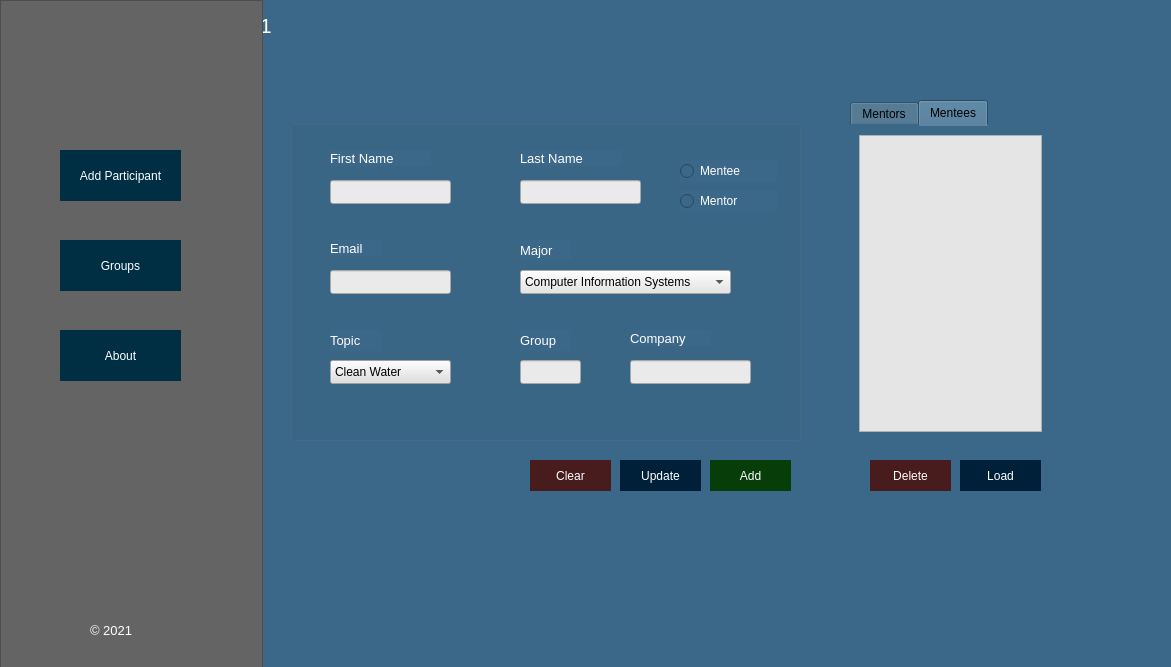
<?xml version="1.0" encoding="UTF-8"?>
<ui version="4.0">
 <class>home</class>
 <widget class="QMainWindow" name="home">
  <property name="geometry">
   <rect>
    <x>0</x>
    <y>0</y>
    <width>1171</width>
    <height>667</height>
   </rect>
  </property>
  <property name="windowTitle">
   <string>home</string>
  </property>
  <property name="styleSheet">
   <string notr="true">background-color: rgb(59, 103, 136);</string>
  </property>
  <widget class="QWidget" name="FullWindow">
   <property name="styleSheet">
    <string notr="true">background-color: rgb(59, 103, 136);</string>
   </property>
   <widget class="QStackedWidget" name="pagesWidget">
    <property name="geometry">
     <rect>
      <x>250</x>
      <y>0</y>
      <width>911</width>
      <height>641</height>
     </rect>
    </property>
    <property name="styleSheet">
     <string notr="true"/>
    </property>
    <property name="currentIndex">
     <number>1</number>
    </property>
    <widget class="QWidget" name="page_1">
     <widget class="QLabel" name="label">
      <property name="geometry">
       <rect>
        <x>30</x>
        <y>10</y>
        <width>21</width>
        <height>51</height>
       </rect>
      </property>
      <property name="font">
       <font>
        <pointsize>16</pointsize>
       </font>
      </property>
      <property name="styleSheet">
       <string notr="true">color: rgb(255, 255, 255);</string>
      </property>
      <property name="text">
       <string>0</string>
      </property>
     </widget>
     <widget class="QLabel" name="label_5">
      <property name="geometry">
       <rect>
        <x>230</x>
        <y>40</y>
        <width>531</width>
        <height>341</height>
       </rect>
      </property>
      <property name="styleSheet">
       <string notr="true">image: url(:/images/images/cuny-hackathon.png);</string>
      </property>
      <property name="text">
       <string/>
      </property>
     </widget>
     <widget class="QLabel" name="label_16">
      <property name="geometry">
       <rect>
        <x>120</x>
        <y>350</y>
        <width>761</width>
        <height>71</height>
       </rect>
      </property>
      <property name="font">
       <font>
        <pointsize>22</pointsize>
        <underline>true</underline>
       </font>
      </property>
      <property name="text">
       <string>Welcome To the Makeathon Management App</string>
      </property>
     </widget>
     <widget class="QLabel" name="label_17">
      <property name="geometry">
       <rect>
        <x>160</x>
        <y>440</y>
        <width>431</width>
        <height>21</height>
       </rect>
      </property>
      <property name="font">
       <font>
        <pointsize>10</pointsize>
       </font>
      </property>
      <property name="text">
       <string>Here, you can add and delete participants to a database. </string>
      </property>
     </widget>
     <widget class="QLabel" name="label_18">
      <property name="geometry">
       <rect>
        <x>160</x>
        <y>480</y>
        <width>431</width>
        <height>21</height>
       </rect>
      </property>
      <property name="font">
       <font>
        <pointsize>10</pointsize>
       </font>
      </property>
      <property name="text">
       <string>You can also edit their data, and and add them to groups.</string>
      </property>
     </widget>
     <widget class="QLabel" name="label_19">
      <property name="geometry">
       <rect>
        <x>160</x>
        <y>520</y>
        <width>271</width>
        <height>21</height>
       </rect>
      </property>
      <property name="font">
       <font>
        <pointsize>10</pointsize>
       </font>
      </property>
      <property name="text">
       <string>All changes are saved in real time.</string>
      </property>
     </widget>
    </widget>
    <widget class="QWidget" name="page_2">
     <widget class="QLabel" name="label_2">
      <property name="geometry">
       <rect>
        <x>10</x>
        <y>0</y>
        <width>21</width>
        <height>51</height>
       </rect>
      </property>
      <property name="font">
       <font>
        <pointsize>16</pointsize>
       </font>
      </property>
      <property name="styleSheet">
       <string notr="true">color: rgb(255, 255, 255);</string>
      </property>
      <property name="text">
       <string>1</string>
      </property>
     </widget>
     <widget class="QGroupBox" name="addParticipant_form">
      <property name="geometry">
       <rect>
        <x>40</x>
        <y>120</y>
        <width>511</width>
        <height>321</height>
       </rect>
      </property>
      <property name="title">
       <string/>
      </property>
      <widget class="QLabel" name="label_6">
       <property name="geometry">
        <rect>
         <x>40</x>
         <y>30</y>
         <width>101</width>
         <height>16</height>
        </rect>
       </property>
       <property name="font">
        <font>
         <pointsize>10</pointsize>
        </font>
       </property>
       <property name="styleSheet">
        <string notr="true">color: rgb(255, 255, 255);</string>
       </property>
       <property name="text">
        <string>First Name</string>
       </property>
      </widget>
      <widget class="QLineEdit" name="first_name">
       <property name="geometry">
        <rect>
         <x>40</x>
         <y>60</y>
         <width>121</width>
         <height>24</height>
        </rect>
       </property>
       <property name="styleSheet">
        <string notr="true">background-color: rgb(234, 234, 234);</string>
       </property>
      </widget>
      <widget class="QLabel" name="label_8">
       <property name="geometry">
        <rect>
         <x>230</x>
         <y>30</y>
         <width>101</width>
         <height>16</height>
        </rect>
       </property>
       <property name="font">
        <font>
         <pointsize>10</pointsize>
        </font>
       </property>
       <property name="styleSheet">
        <string notr="true">color: rgb(255, 255, 255);</string>
       </property>
       <property name="text">
        <string>Last Name</string>
       </property>
      </widget>
      <widget class="QLineEdit" name="last_name">
       <property name="geometry">
        <rect>
         <x>230</x>
         <y>60</y>
         <width>121</width>
         <height>24</height>
        </rect>
       </property>
       <property name="styleSheet">
        <string notr="true">background-color: rgb(234, 234, 234);</string>
       </property>
      </widget>
      <widget class="QLabel" name="label_7">
       <property name="geometry">
        <rect>
         <x>40</x>
         <y>120</y>
         <width>51</width>
         <height>16</height>
        </rect>
       </property>
       <property name="font">
        <font>
         <pointsize>10</pointsize>
        </font>
       </property>
       <property name="styleSheet">
        <string notr="true">color: rgb(255, 255, 255);</string>
       </property>
       <property name="text">
        <string>Email</string>
       </property>
      </widget>
      <widget class="QLineEdit" name="email">
       <property name="geometry">
        <rect>
         <x>40</x>
         <y>150</y>
         <width>121</width>
         <height>24</height>
        </rect>
       </property>
       <property name="styleSheet">
        <string notr="true">background-color: rgb(234, 234, 234);</string>
       </property>
      </widget>
      <widget class="QLabel" name="label_9">
       <property name="geometry">
        <rect>
         <x>230</x>
         <y>120</y>
         <width>51</width>
         <height>21</height>
        </rect>
       </property>
       <property name="font">
        <font>
         <pointsize>10</pointsize>
        </font>
       </property>
       <property name="styleSheet">
        <string notr="true">color: rgb(255, 255, 255);</string>
       </property>
       <property name="text">
        <string>Major</string>
       </property>
      </widget>
      <widget class="QComboBox" name="choose_major">
       <property name="geometry">
        <rect>
         <x>230</x>
         <y>150</y>
         <width>211</width>
         <height>24</height>
        </rect>
       </property>
       <property name="styleSheet">
        <string notr="true">background-color: rgb(230, 230, 230);
color: rgb(0, 0, 0);</string>
       </property>
       <item>
        <property name="text">
         <string>Computer Information Systems</string>
        </property>
       </item>
       <item>
        <property name="text">
         <string>Computer Network Technology</string>
        </property>
       </item>
       <item>
        <property name="text">
         <string>Computer Science</string>
        </property>
       </item>
       <item>
        <property name="text">
         <string>Engeneering Science</string>
        </property>
       </item>
       <item>
        <property name="text">
         <string>Geographyc Information Science</string>
        </property>
       </item>
      </widget>
      <widget class="QLabel" name="label_10">
       <property name="geometry">
        <rect>
         <x>40</x>
         <y>210</y>
         <width>51</width>
         <height>21</height>
        </rect>
       </property>
       <property name="font">
        <font>
         <pointsize>10</pointsize>
        </font>
       </property>
       <property name="styleSheet">
        <string notr="true">color: rgb(255, 255, 255);</string>
       </property>
       <property name="text">
        <string>Topic</string>
       </property>
      </widget>
      <widget class="QComboBox" name="topic">
       <property name="geometry">
        <rect>
         <x>40</x>
         <y>240</y>
         <width>121</width>
         <height>24</height>
        </rect>
       </property>
       <property name="styleSheet">
        <string notr="true">color: rgb(0, 0, 0);
background-color: rgb(223, 223, 223);</string>
       </property>
       <item>
        <property name="text">
         <string>Clean Water</string>
        </property>
       </item>
       <item>
        <property name="text">
         <string>Good Health </string>
        </property>
       </item>
       <item>
        <property name="text">
         <string>Green Consumption</string>
        </property>
       </item>
       <item>
        <property name="text">
         <string>Quality Education</string>
        </property>
       </item>
       <item>
        <property name="text">
         <string>Racial Justice</string>
        </property>
       </item>
       <item>
        <property name="text">
         <string>Zero Hunger</string>
        </property>
       </item>
      </widget>
      <widget class="QLabel" name="label_11">
       <property name="geometry">
        <rect>
         <x>230</x>
         <y>210</y>
         <width>51</width>
         <height>21</height>
        </rect>
       </property>
       <property name="font">
        <font>
         <pointsize>10</pointsize>
        </font>
       </property>
       <property name="styleSheet">
        <string notr="true">color: rgb(255, 255, 255);</string>
       </property>
       <property name="text">
        <string>Group</string>
       </property>
      </widget>
      <widget class="QLineEdit" name="group_id">
       <property name="geometry">
        <rect>
         <x>230</x>
         <y>240</y>
         <width>61</width>
         <height>24</height>
        </rect>
       </property>
       <property name="styleSheet">
        <string notr="true">background-color: rgb(234, 234, 234);</string>
       </property>
      </widget>
      <widget class="QRadioButton" name="mentor_role">
       <property name="geometry">
        <rect>
         <x>390</x>
         <y>70</y>
         <width>97</width>
         <height>22</height>
        </rect>
       </property>
       <property name="styleSheet">
        <string notr="true">color: rgb(255, 255, 255);</string>
       </property>
       <property name="text">
        <string>Mentor</string>
       </property>
      </widget>
      <widget class="QRadioButton" name="mentee_role">
       <property name="geometry">
        <rect>
         <x>390</x>
         <y>40</y>
         <width>97</width>
         <height>22</height>
        </rect>
       </property>
       <property name="styleSheet">
        <string notr="true">color: rgb(255, 255, 255);</string>
       </property>
       <property name="text">
        <string>Mentee</string>
       </property>
      </widget>
      <widget class="QLabel" name="label_12">
       <property name="geometry">
        <rect>
         <x>340</x>
         <y>210</y>
         <width>81</width>
         <height>16</height>
        </rect>
       </property>
       <property name="font">
        <font>
         <pointsize>10</pointsize>
        </font>
       </property>
       <property name="styleSheet">
        <string notr="true">color: rgb(255, 255, 255);</string>
       </property>
       <property name="text">
        <string>Company</string>
       </property>
      </widget>
      <widget class="QLineEdit" name="company">
       <property name="geometry">
        <rect>
         <x>340</x>
         <y>240</y>
         <width>121</width>
         <height>24</height>
        </rect>
       </property>
       <property name="styleSheet">
        <string notr="true">background-color: rgb(234, 234, 234);</string>
       </property>
      </widget>
     </widget>
     <widget class="QPushButton" name="insert_participant">
      <property name="geometry">
       <rect>
        <x>460</x>
        <y>460</y>
        <width>81</width>
        <height>31</height>
       </rect>
      </property>
      <property name="styleSheet">
       <string notr="true">color: rgb(255, 255, 255);
background-color: rgb(6, 61, 8);
border: none;
padding: 5px;</string>
      </property>
      <property name="text">
       <string>Add</string>
      </property>
     </widget>
     <widget class="QPushButton" name="clear_lines">
      <property name="geometry">
       <rect>
        <x>280</x>
        <y>460</y>
        <width>81</width>
        <height>31</height>
       </rect>
      </property>
      <property name="styleSheet">
       <string notr="true">color: rgb(255, 255, 255);
background-color:  rgb(72, 28, 28);
border: none;
padding: 5px;</string>
      </property>
      <property name="text">
       <string>Clear</string>
      </property>
     </widget>
     <widget class="QPushButton" name="delete_selected">
      <property name="geometry">
       <rect>
        <x>620</x>
        <y>460</y>
        <width>81</width>
        <height>31</height>
       </rect>
      </property>
      <property name="styleSheet">
       <string notr="true">color: rgb(255, 255, 255);
background-color:  rgb(72, 28, 28);
border: none;
padding: 5px;</string>
      </property>
      <property name="text">
       <string>Delete</string>
      </property>
     </widget>
     <widget class="QPushButton" name="load_participantList">
      <property name="geometry">
       <rect>
        <x>710</x>
        <y>460</y>
        <width>81</width>
        <height>31</height>
       </rect>
      </property>
      <property name="styleSheet">
       <string notr="true">color: rgb(255, 255, 255);
background-color: rgb(25, 25, 25);
background-color: rgb(0, 32, 57);
border: none;
padding: 5px;</string>
      </property>
      <property name="text">
       <string>Load</string>
      </property>
     </widget>
     <widget class="QPushButton" name="update_participant_data">
      <property name="geometry">
       <rect>
        <x>370</x>
        <y>460</y>
        <width>81</width>
        <height>31</height>
       </rect>
      </property>
      <property name="styleSheet">
       <string notr="true">color: rgb(255, 255, 255);
background-color: rgb(25, 25, 25);
background-color: rgb(0, 32, 57);
border: none;
padding: 5px;</string>
      </property>
      <property name="text">
       <string>Update</string>
      </property>
     </widget>
     <widget class="QTabWidget" name="tabWidget">
      <property name="geometry">
       <rect>
        <x>600</x>
        <y>100</y>
        <width>201</width>
        <height>341</height>
       </rect>
      </property>
      <property name="styleSheet">
       <string notr="true">border-color: rgb(17, 20, 63);
border-bottom-color: rgb(17, 20, 63);
border-right-color: rgb(17, 20, 63);
gridline-color: rgb(17, 20, 63);
color: rgb(0, 0, 0);</string>
      </property>
      <property name="currentIndex">
       <number>1</number>
      </property>
      <widget class="QWidget" name="tab_1">
       <attribute name="title">
        <string>Mentors</string>
       </attribute>
       <layout class="QVBoxLayout" name="verticalLayout">
        <item>
         <widget class="QListView" name="listView_mentors">
          <property name="styleSheet">
           <string notr="true">background-color: rgb(229, 229, 229);</string>
          </property>
         </widget>
        </item>
       </layout>
      </widget>
      <widget class="QWidget" name="tab_2">
       <attribute name="title">
        <string>Mentees</string>
       </attribute>
       <layout class="QVBoxLayout" name="verticalLayout_2">
        <item>
         <widget class="QListView" name="listView_mentees">
          <property name="styleSheet">
           <string notr="true">background-color: rgb(229, 229, 229);
color: rgb(0, 0, 0);</string>
          </property>
         </widget>
        </item>
       </layout>
      </widget>
     </widget>
    </widget>
    <widget class="QWidget" name="page_3">
     <widget class="QLabel" name="label_3">
      <property name="geometry">
       <rect>
        <x>10</x>
        <y>0</y>
        <width>21</width>
        <height>51</height>
       </rect>
      </property>
      <property name="font">
       <font>
        <pointsize>16</pointsize>
       </font>
      </property>
      <property name="styleSheet">
       <string notr="true">color: rgb(255, 255, 255);</string>
      </property>
      <property name="text">
       <string>2</string>
      </property>
     </widget>
     <widget class="QGroupBox" name="groupBox">
      <property name="geometry">
       <rect>
        <x>60</x>
        <y>110</y>
        <width>721</width>
        <height>401</height>
       </rect>
      </property>
      <property name="styleSheet">
       <string notr="true">border-color: none;
color: none;</string>
      </property>
      <property name="title">
       <string/>
      </property>
      <widget class="QTableView" name="mentorTable_group">
       <property name="geometry">
        <rect>
         <x>20</x>
         <y>40</y>
         <width>421</width>
         <height>151</height>
        </rect>
       </property>
       <property name="styleSheet">
        <string notr="true">background-color: rgb(198, 198, 198);</string>
       </property>
      </widget>
      <widget class="QLabel" name="label_15">
       <property name="geometry">
        <rect>
         <x>20</x>
         <y>10</y>
         <width>71</width>
         <height>24</height>
        </rect>
       </property>
       <property name="font">
        <font>
         <pointsize>10</pointsize>
        </font>
       </property>
       <property name="styleSheet">
        <string notr="true">color: rgb(255, 255, 255);</string>
       </property>
       <property name="text">
        <string>Mentors</string>
       </property>
      </widget>
      <widget class="QTableView" name="menteeTable_group">
       <property name="geometry">
        <rect>
         <x>20</x>
         <y>230</y>
         <width>421</width>
         <height>151</height>
        </rect>
       </property>
       <property name="styleSheet">
        <string notr="true">background-color: rgb(198, 198, 198);</string>
       </property>
      </widget>
      <widget class="QLabel" name="label_14">
       <property name="geometry">
        <rect>
         <x>20</x>
         <y>200</y>
         <width>71</width>
         <height>24</height>
        </rect>
       </property>
       <property name="font">
        <font>
         <pointsize>10</pointsize>
        </font>
       </property>
       <property name="styleSheet">
        <string notr="true">color: rgb(255, 255, 255);</string>
       </property>
       <property name="text">
        <string>Mentees</string>
       </property>
      </widget>
      <widget class="QWidget" name="layoutWidget">
       <property name="geometry">
        <rect>
         <x>500</x>
         <y>10</y>
         <width>211</width>
         <height>371</height>
        </rect>
       </property>
       <layout class="QVBoxLayout" name="verticalLayout_3">
        <item>
         <layout class="QHBoxLayout" name="horizontalLayout">
          <property name="spacing">
           <number>25</number>
          </property>
          <item>
           <widget class="QLabel" name="label_13">
            <property name="font">
             <font>
              <pointsize>10</pointsize>
             </font>
            </property>
            <property name="styleSheet">
             <string notr="true">color: rgb(255, 255, 255);</string>
            </property>
            <property name="text">
             <string>Select Group:</string>
            </property>
           </widget>
          </item>
          <item>
           <widget class="QComboBox" name="comboBox">
            <property name="styleSheet">
             <string notr="true">color: rgb(0, 0, 0);
background-color: rgb(208, 208, 208);</string>
            </property>
           </widget>
          </item>
         </layout>
        </item>
        <item>
         <widget class="QTableView" name="groupTable">
          <property name="styleSheet">
           <string notr="true">background-color: rgb(198, 198, 198);</string>
          </property>
         </widget>
        </item>
       </layout>
      </widget>
      <widget class="QWidget" name="layoutWidget_2">
       <property name="geometry">
        <rect>
         <x>240</x>
         <y>200</y>
         <width>197</width>
         <height>27</height>
        </rect>
       </property>
       <layout class="QHBoxLayout" name="horizontalLayout_3">
        <item>
         <widget class="QLineEdit" name="mentee_searchTerm">
          <property name="styleSheet">
           <string notr="true">background-color: rgb(230, 230, 230);</string>
          </property>
         </widget>
        </item>
        <item>
         <widget class="QPushButton" name="searchMenteeButton">
          <property name="styleSheet">
           <string notr="true">background-color: rgb(232, 232, 232);
color: rgb(0, 0, 0);</string>
          </property>
          <property name="text">
           <string>Search</string>
          </property>
         </widget>
        </item>
       </layout>
      </widget>
      <widget class="QWidget" name="layoutWidget">
       <property name="geometry">
        <rect>
         <x>240</x>
         <y>10</y>
         <width>197</width>
         <height>27</height>
        </rect>
       </property>
       <layout class="QHBoxLayout" name="horizontalLayout_2">
        <item>
         <widget class="QLineEdit" name="mentor_searchTerm">
          <property name="styleSheet">
           <string notr="true">background-color: rgb(230, 230, 230);</string>
          </property>
          <property name="text">
           <string/>
          </property>
         </widget>
        </item>
        <item>
         <widget class="QPushButton" name="searchMentor_Button">
          <property name="styleSheet">
           <string notr="true">background-color: rgb(232, 232, 232);
color: rgb(0, 0, 0);</string>
          </property>
          <property name="text">
           <string>Search</string>
          </property>
         </widget>
        </item>
       </layout>
      </widget>
     </widget>
    </widget>
    <widget class="QWidget" name="page_4">
     <widget class="QLabel" name="label_4">
      <property name="geometry">
       <rect>
        <x>20</x>
        <y>0</y>
        <width>21</width>
        <height>51</height>
       </rect>
      </property>
      <property name="font">
       <font>
        <pointsize>16</pointsize>
       </font>
      </property>
      <property name="styleSheet">
       <string notr="true">color: rgb(255, 255, 255);</string>
      </property>
      <property name="text">
       <string>3</string>
      </property>
     </widget>
     <widget class="QLabel" name="label_20">
      <property name="geometry">
       <rect>
        <x>70</x>
        <y>90</y>
        <width>261</width>
        <height>31</height>
       </rect>
      </property>
      <property name="font">
       <font>
        <pointsize>12</pointsize>
       </font>
      </property>
      <property name="styleSheet">
       <string notr="true">color: rgb(255, 255, 255);</string>
      </property>
      <property name="text">
       <string>This program was built with:</string>
      </property>
     </widget>
     <widget class="QLabel" name="label_21">
      <property name="geometry">
       <rect>
        <x>100</x>
        <y>200</y>
        <width>141</width>
        <height>131</height>
       </rect>
      </property>
      <property name="styleSheet">
       <string notr="true">image: url(:/images/images/Qt_logo_2016.svg);</string>
      </property>
      <property name="text">
       <string/>
      </property>
     </widget>
     <widget class="QLabel" name="label_22">
      <property name="geometry">
       <rect>
        <x>350</x>
        <y>210</y>
        <width>151</width>
        <height>111</height>
       </rect>
      </property>
      <property name="styleSheet">
       <string notr="true">image: url(:/images/images/cpp-logo.svg);</string>
      </property>
      <property name="text">
       <string/>
      </property>
     </widget>
     <widget class="QLabel" name="label_23">
      <property name="geometry">
       <rect>
        <x>640</x>
        <y>190</y>
        <width>131</width>
        <height>141</height>
       </rect>
      </property>
      <property name="styleSheet">
       <string notr="true">image: url(:/images/images/mysql-logo-vector.svg);</string>
      </property>
      <property name="text">
       <string/>
      </property>
     </widget>
    </widget>
   </widget>
   <widget class="QFrame" name="navbar_2">
    <property name="geometry">
     <rect>
      <x>0</x>
      <y>0</y>
      <width>263</width>
      <height>701</height>
     </rect>
    </property>
    <property name="styleSheet">
     <string notr="true">background-color: rgb(100, 100, 100);</string>
    </property>
    <property name="frameShape">
     <enum>QFrame::StyledPanel</enum>
    </property>
    <property name="frameShadow">
     <enum>QFrame::Raised</enum>
    </property>
    <widget class="QPushButton" name="add_participant_butom">
     <property name="geometry">
      <rect>
       <x>60</x>
       <y>150</y>
       <width>121</width>
       <height>51</height>
      </rect>
     </property>
     <property name="styleSheet">
      <string notr="true">color: rgb(255, 255, 255);
background-color: rgb(0, 46, 67);
border: none;
padding: 5px;</string>
     </property>
     <property name="text">
      <string>Add Participant</string>
     </property>
    </widget>
    <widget class="QPushButton" name="groupPage_buttom">
     <property name="geometry">
      <rect>
       <x>60</x>
       <y>240</y>
       <width>121</width>
       <height>51</height>
      </rect>
     </property>
     <property name="styleSheet">
      <string notr="true">color: rgb(255, 255, 255);
background-color: rgb(0, 46, 67);
border: none;
padding: 5px;</string>
     </property>
     <property name="text">
      <string>Groups</string>
     </property>
    </widget>
    <widget class="QPushButton" name="aboutPage_buttom">
     <property name="geometry">
      <rect>
       <x>60</x>
       <y>330</y>
       <width>121</width>
       <height>51</height>
      </rect>
     </property>
     <property name="styleSheet">
      <string notr="true">color: rgb(255, 255, 255);
background-color: rgb(0, 46, 67);
border: none;
padding: 5px;</string>
     </property>
     <property name="text">
      <string>About</string>
     </property>
    </widget>
    <widget class="QLabel" name="label_24">
     <property name="geometry">
      <rect>
       <x>90</x>
       <y>620</y>
       <width>61</width>
       <height>21</height>
      </rect>
     </property>
     <property name="font">
      <font>
       <pointsize>10</pointsize>
      </font>
     </property>
     <property name="styleSheet">
      <string notr="true">color: rgb(255, 255, 255);</string>
     </property>
     <property name="text">
      <string>© 2021</string>
     </property>
    </widget>
    <widget class="QPushButton" name="homePage_butom">
     <property name="geometry">
      <rect>
       <x>30</x>
       <y>10</y>
       <width>191</width>
       <height>121</height>
      </rect>
     </property>
     <property name="styleSheet">
      <string notr="true">border: none;
image: url(:/images/images/home_white.svg);
padding: 5px;</string>
     </property>
     <property name="text">
      <string/>
     </property>
    </widget>
   </widget>
  </widget>
  <widget class="QMenuBar" name="menubar">
   <property name="geometry">
    <rect>
     <x>0</x>
     <y>0</y>
     <width>1171</width>
     <height>25</height>
    </rect>
   </property>
   <property name="autoFillBackground">
    <bool>false</bool>
   </property>
   <property name="styleSheet">
    <string notr="true">background-color: rgb(13, 2, 33);</string>
   </property>
  </widget>
 </widget>
 <resources/>
 <connections/>
</ui>
